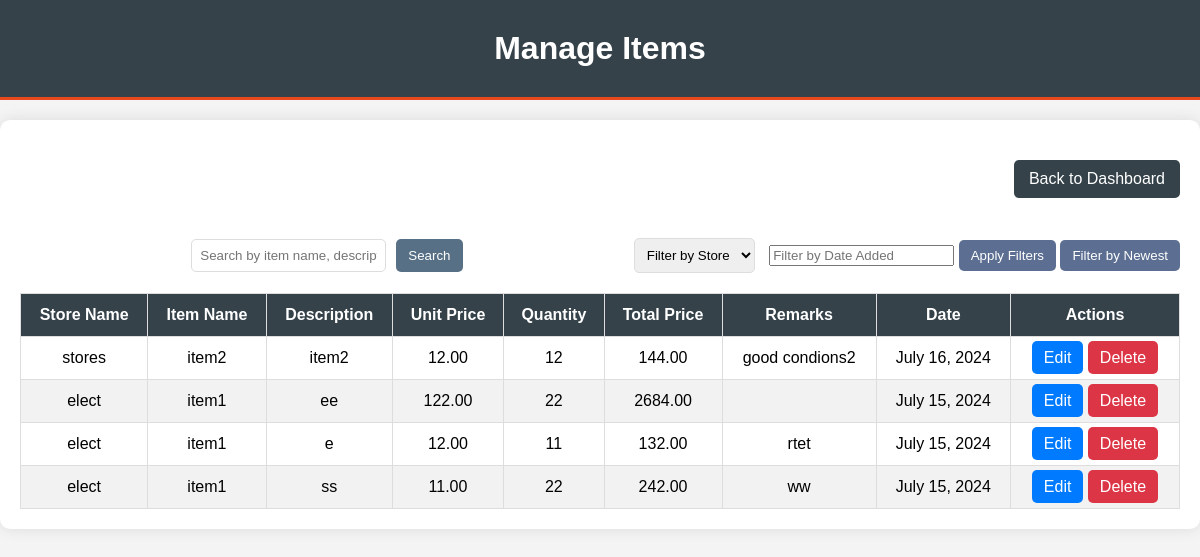
/dashboard/manage_items/ (signed in), run on an earlier commit of the app's database.
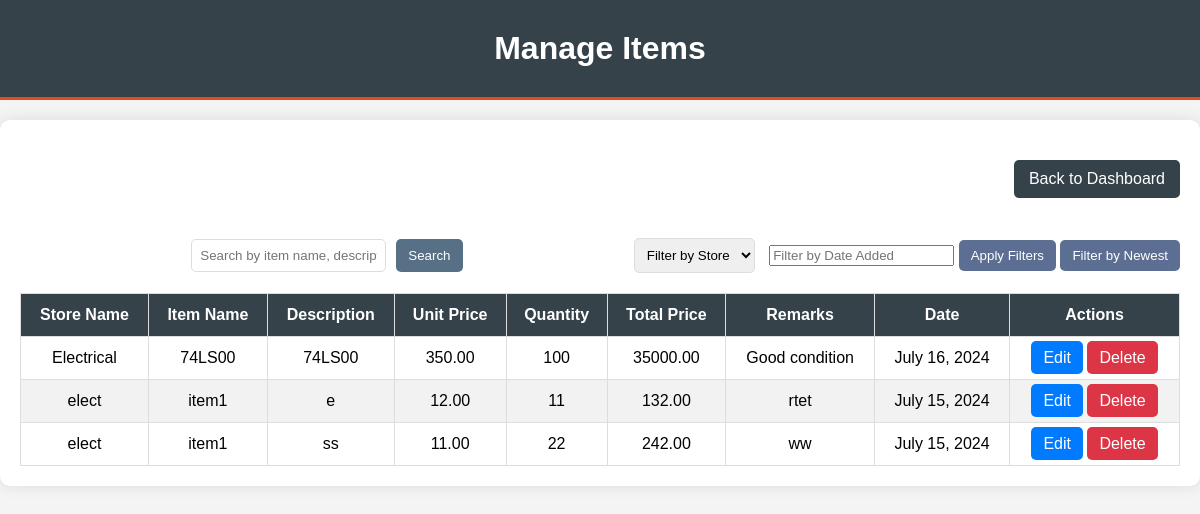
And on a later commit of the database.
### dashboard/models.py (models this page shows, shortened)
class Product(models.Model):
    store = models.ForeignKey(Store, on_delete=models.CASCADE, related_name='products')
    item_name = models.CharField(max_length=255)
    item_description = models.TextField()
    unit_price = models.DecimalField(max_digits=10, decimal_places=2)
    quantity = models.PositiveIntegerField()
    total_price = models.DecimalField(max_digits=10, decimal_places=2, editable=False)
    remarks = models.TextField(blank=True, null=True)
    date = models.DateField(auto_now_add=True)

class Store(models.Model):
    name = models.CharField(max_length=255)
    location = models.CharField(max_length=255, blank=True, null=True)
    remarks = models.TextField(blank=True, null=True)

### dashboard/views.py (the view)
# urls.py: path('manage_items/', views.manage_items_view, name='manage_items'),
@login_required
def manage_items_view(request):
    query = request.GET.get('q')
    store_id = request.GET.get('store')
    date_added = request.GET.get('date_added')
    products = Product.objects.all().order_by('-date')  # Default ordering by date, adjust as needed
    if query:
        products = products.filter(
            Q(item_name__icontains=query) |
            Q(item_description__icontains=query) |
            Q(remarks__icontains=query)
        ).distinct()  # Adjust to include other searchable fields
    if store_id:
        products = products.filter(store_id=store_id)
    if date_added:
        products = products.filter(date=date_added)
    stores = Store.objects.all()
    context = {
        'products': products,
        'stores': stores,
    }
    return render(request, 'manage_items.html', context)

### dashboard/templates/manage_items.html (shortened to what this page needs)
<!DOCTYPE html>
<html lang="en">
<head>
    <link rel="stylesheet" href="https://cdnjs.cloudflare.com/ajax/libs/flatpickr/4.6.9/flatpickr.min.css">
</head>
<body>
    <header>
        <h1>Manage Items</h1>
    </header>
    <div class="container">
        <nav>
            <a href="{% url 'dashboard' %}" class="btn-back">Back to Dashboard</a>
        </nav>
        <div class="search-filter">
            <div class="search-form">
                <form method="get">
                    <input type="text" name="q" placeholder="Search by item name, description, or remarks" value="{{ request.GET.q }}">
                    <button type="submit">Search</button>
                </form>
            </div>
            <div class="filter-form">
                <form method="get">
                    <select name="store">
                        <option value="">Filter by Store</option>
                    </select>
                    <input type="text" id="datePicker" name="date_added" placeholder="Filter by Date Added" value="{{ request.GET.date_added }}">
                    <button type="submit">Apply Filters</button>
                    <button type="button" onclick="filterByNewest()">Filter by Newest</button>
                </form>
            </div>
        </div>
        <table id="productTable">
            <thead>
                <tr>
                    <th>Store Name</th>
                    <th>Item Name</th>
                    <th>Description</th>
                    <th>Unit Price</th>
                    <th>Quantity</th>
                    <th>Total Price</th>
                    <th>Remarks</th>
                    <th>Date</th>
                    <th>Actions</th>
                </tr>
            </thead>
            <tbody>
                {% for product in products %}
                <tr>
                    <td>{{ product.store.name }}</td>
                    <td>{{ product.item_name }}</td>
                    <td>{{ product.item_description }}</td>
                    <td>{{ product.unit_price }}</td>
                    <td>{{ product.quantity }}</td>
                    <td>{{ product.total_price }}</td>
                    <td>{{ product.remarks }}</td>
                    <td>{{ product.date }}</td>
                    <td>
                        <a href="{% url 'edit_product' product.id %}" class="btn btn-primary btn-sm">Edit</a>
                        <a href="{% url 'delete_product' product.id %}" class="btn btn-danger btn-sm">Delete</a>
                    </td>
                </tr>
                {% endfor %}
            </tbody>
        </table>
    </div>
</body>
</html>

What changed in the data, as far as the page shows it:
removed Product: store.name "stores", item_name "item2", item_description "item2", unit_price "12.00", quantity "12", total_price "144.00", remarks "good condions2", date "July 16, 2024"
removed Product: store.name "elect", item_name "item1", item_description "ee", unit_price "122.00", quantity "22", total_price "2684.00", date "July 15, 2024"
added Product: store.name "Electrical", item_name "74LS00", item_description "74LS00", unit_price "350.00", quantity "100", total_price "35000.00", remarks "Good condition", date "July 16, 2024"
